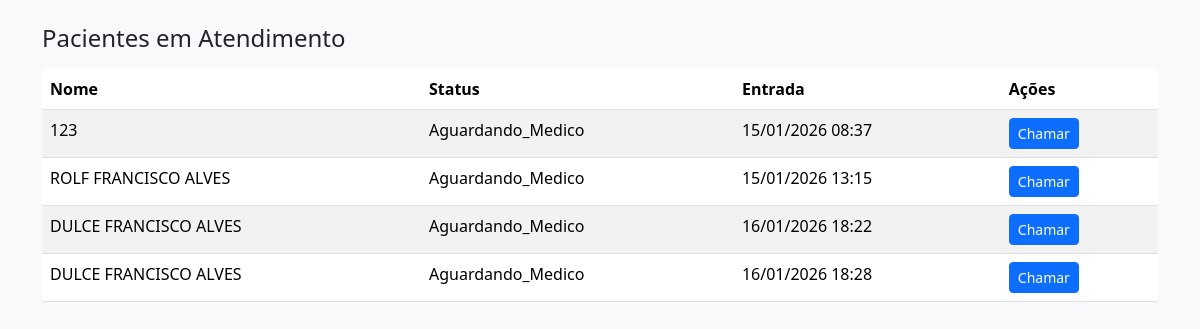
The page /medico/lista_pacientes/ (signed in) on the database as committed earlier.
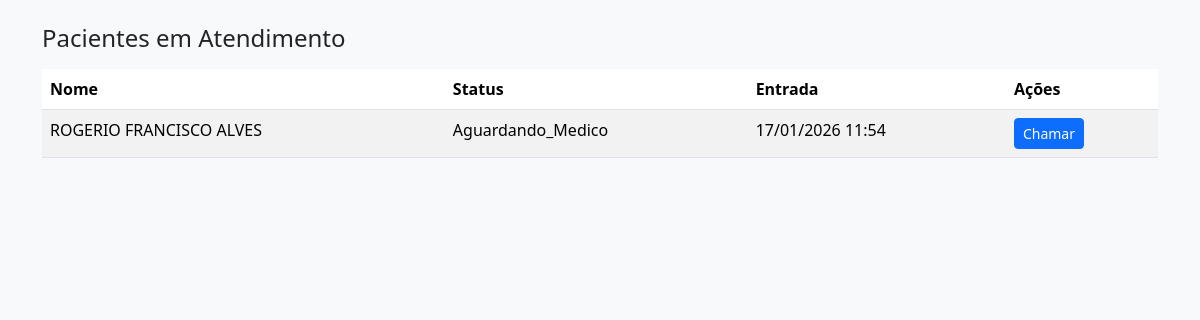
The same page on the database as committed later.
### triagem/models.py (models this page shows, shortened)
class FilaTriagem(models.Model):
    STATUS_CHOICES = [
        ('aguardando_medico', 'Aguardando Médico'),
        ('em_atendimento', 'Em Atendimento'),
        ('finalizado', 'Finalizado'),
    ]
    paciente = models.ForeignKey(Paciente, on_delete=models.CASCADE)
    data_entrada = models.DateTimeField(auto_now_add=True)
    atendido = models.BooleanField(default=False)
    status = models.CharField(max_length=20, choices=STATUS_CHOICES, default='aguardando_medico')

### paciente/models.py (models this page shows, shortened)
class Paciente(models.Model):
    nome = models.CharField(max_length=100)
    nome_social = models.CharField(max_length=100, blank=True, null=True)
    nome_mae = models.CharField(max_length=100)
    nome_pai = models.CharField(max_length=100, blank=True, null=True)
    cpf = models.CharField(
        max_length=14,
        unique=True,
        validators=[
            RegexValidator(
                r'^\d{3}\.\d{3}\.\d{3}-\d{2}$',
                'CPF inválido! Use XXX.XXX.XXX-XX'
            )
        ]
    )
    data_nascimento = models.DateField()
    SEXO_BIOLOGICO_CHOICES = [
        ('M', 'Masculino'),
        ('F', 'Feminino'),
        ('I', 'Intersexo'),
    ]
    sexo_biologico = models.CharField(max_length=1, choices=SEXO_BIOLOGICO_CHOICES)
    identidade_genero = models.CharField(max_length=50)
    orientacao_sexual = models.CharField(max_length=50)
    NACIONALIDADE_CHOICES = [
        ('BRASILEIRA', 'Brasileira'),
        ('ARGENTINA', 'Argentina'),
        ('BOLIVIANA', 'Boliviana'),
        ('CHILENA', 'Chilena'),
        ('COLOMBIANA', 'Colombiana'),
        ('PARAGUAIA', 'Paraguaia'),
        ('PERUANA', 'Peruana'),
        ('URUGUAIA', 'Uruguaia'),
        ('VENEZUELANA', 'Venezuelana'),
        ('OUTRA', 'Outra'),
    ]
    nacionalidade = models.CharField(
        max_length=20,
        choices=NACIONALIDADE_CHOICES,
        default='BRASILEIRA'
    )
    naturalidade = models.CharField(max_length=100)
    RACA_COR_CHOICES = [
        ('BRANCA', 'Branca'),
        ('PRETA', 'Preta'),
        ('PARDA', 'Parda'),
        ('AMARELA', 'Amarela'),
        ('INDIGENA', 'Indígena'),
    ]
    raca_cor = models.CharField(max_length=10, choices=RACA_COR_CHOICES)
    ESTADO_CIVIL_CHOICES = [
        ('SOLTEIRO', 'Solteiro(a)'),
        ('CASADO', 'Casado(a)'),
        ('DIVORCIADO', 'Divorciado(a)'),
        ('VIUVO', 'Viúvo(a)'),
        ('UNIAO_ESTAVEL', 'União Estável'),
    ]
    estado_civil = models.CharField(max_length=20, choices=ESTADO_CIVIL_CHOICES)
    ESCOLARIDADE_CHOICES = [
        ('SEM_INSTRUCAO', 'Sem instrução'),
        ('FUNDAMENTAL_INCOMPLETO', 'Fundamental incompleto'),
        ('FUNDAMENTAL_COMPLETO', 'Fundamental completo'),
        ('MEDIO_INCOMPLETO', 'Médio incompleto'),
        ('MEDIO_COMPLETO', 'Médio completo'),
        ('SUPERIOR_INCOMPLETO', 'Superior incompleto'),
        ('SUPERIOR_COMPLETO', 'Superior completo'),
        ('POS_GRADUACAO', 'Pós-graduação'),
        ('MESTRADO', 'Mestrado'),
        ('DOUTORADO', 'Doutorado'),
    ]
    escolaridade = models.CharField(max_length=30, choices=ESCOLARIDADE_CHOICES)
    profissao = models.CharField(max_length=50)
    rg = models.CharField(max_length=20)
    orgao_emissor = models.CharField(max_length=10)
    UF_CHOICES = [
        ('AC','AC'), ('AL','AL'), ('AP','AP'), ('AM','AM'),
        ('BA','BA'), ('CE','CE'), ('DF','DF'), ('ES','ES'),
        ('GO','GO'), ('MA','MA'), ('MT','MT'), ('MS','MS'),
        ('MG','MG'), ('PA','PA'), ('PB','PB'), ('PR','PR'),
        ('PE','PE'), ('PI','PI'), ('RJ','RJ'), ('RN','RN'),
        ('RS','RS'), ('RO','RO'), ('RR','RR'), ('SC','SC'),
        ('SP','SP'), ('SE','SE'), ('TO','TO'),
    ]
    uf_rg = models.CharField(max_length=2, choices=UF_CHOICES)
    cep = models.CharField(
        max_length=9,
        validators=[
            RegexValidator(
                r'^\d{5}-\d{3}$',
                'CEP inválido! Use XXXXX-XXX'
            )
        ]
    )
    endereco = models.CharField(max_length=100)
    numero = models.CharField(max_length=10)
    complemento = models.CharField(max_length=50, blank=True, null=True)
    bairro = models.CharField(max_length=50)
    municipio = models.CharField(max_length=50)
    uf = models.CharField(max_length=2, choices=UF_CHOICES)
    ZONA_CHOICES = [
        ('URBANA', 'Urbana'),
        ('RURAL', 'Rural'),
    ]
    zona = models.CharField(max_length=6, choices=ZONA_CHOICES)
    telefone_fixo = models.CharField(
        max_length=15,
        blank=True,
        null=True,
        validators=[
            RegexValidator(
                r'^\(\d{2}\)\s\d{4}-\d{4}$',
                'Telefone inválido! Use (XX) XXXX-XXXX'
            )
        ]
    )
    celular = models.CharField(
        max_length=15,
        validators=[
            RegexValidator(
                r'^\(\d{2}\)\s\d{5}-\d{4}$',
                'Celular inválido! Use (XX) XXXXX-XXXX'
            )
        ]
    )
    whatsapp = models.BooleanField(default=False)
    email = models.EmailField(blank=True, null=True)
    cartao_sus = models.CharField(max_length=18, blank=True, null=True)
    criado_por = models.ForeignKey(
        User,
        on_delete=models.SET_NULL,
        null=True,
        blank=True,
        related_name='pacientes_criados'
    )
    data_criacao = models.DateTimeField(default=timezone.now, editable=False)
    data_atualizacao = models.DateTimeField(auto_now=True)

### medico/decorators.py (the view)
        def _wrapped_view(request, *args, **kwargs):
            if request.user.is_authenticated and (
                request.user.is_superuser or
                request.user.groups.filter(name__in=grupos).exists()
            ):
                return view_func(request, *args, **kwargs)
            raise PermissionDenied  # ← ISSO ativa o 403.html

### medico/views.py (called while the page is built)
@login_required
@grupo_requerido(['Medico'])
def lista_pacientes(request):
    pacientes_fila = FilaTriagem.objects.filter(
        status__in=['aguardando_medico', 'em_atendimento']
    ).order_by('data_entrada')
    return render(request, 'medico/lista_pacientes.html', {'pacientes_fila': pacientes_fila})

### medico/templates/medico/lista_pacientes.html (shortened to what this page needs)
<!DOCTYPE html>
<html lang="pt-br">
<head>
<link rel="stylesheet" href="https://cdn.jsdelivr.net/npm/bootstrap@5.3.2/dist/css/bootstrap.min.css">
</head>
<body class="bg-light">
<div class="container mt-4">
    <h4>Pacientes em Atendimento</h4>
    <table class="table table-striped mt-3">
        <thead>
            <tr>
                <th>Nome</th>
                <th>Status</th>
                <th>Entrada</th>
                <th>Ações</th>
            </tr>
        </thead>
        <tbody>
            {% for fila in pacientes_fila %}
            <tr>
                <td>{{ fila.paciente.nome }}</td>
                <td>{{ fila.status|title }}</td>
                <td>{{ fila.data_entrada|date:"d/m/Y H:i" }}</td>
                <td>
                    {% if fila.status == "aguardando_medico" %}
                        <a href="{% url 'medico:chamar_proximo_paciente' %}" class="btn btn-primary btn-sm">Chamar</a>
                    {% elif fila.status == "em_atendimento" and fila.paciente.atendimentomedico_set.last %}
                        <a href="{% url 'medico:atendimento_medico' fila.paciente.atendimentomedico_set.last.id %}" class="btn btn-warning btn-sm">Visualizar</a>
                    {% endif %}
                </td>
            </tr>
            {% empty %}
            <tr>
                <td colspan="4" class="text-center">Nenhum paciente na fila.</td>
            </tr>
            {% endfor %}
        </tbody>
    </table>
</div>
</body>
</html>

Rows that differ between the two databases and show on the page:
removed FilaTriagem: paciente.nome "123", status "Aguardando_Medico", data_entrada "15/01/2026 08:37", shows "Chamar"
removed FilaTriagem: paciente.nome "ROLF FRANCISCO ALVES", status "Aguardando_Medico", data_entrada "15/01/2026 13:15", shows "Chamar"
removed FilaTriagem: paciente.nome "DULCE FRANCISCO ALVES", status "Aguardando_Medico", data_entrada "16/01/2026 18:22", shows "Chamar"
removed FilaTriagem: paciente.nome "DULCE FRANCISCO ALVES", status "Aguardando_Medico", data_entrada "16/01/2026 18:28", shows "Chamar"
added FilaTriagem: paciente.nome "ROGERIO FRANCISCO ALVES", status "Aguardando_Medico", data_entrada "17/01/2026 11:54", shows "Chamar"
